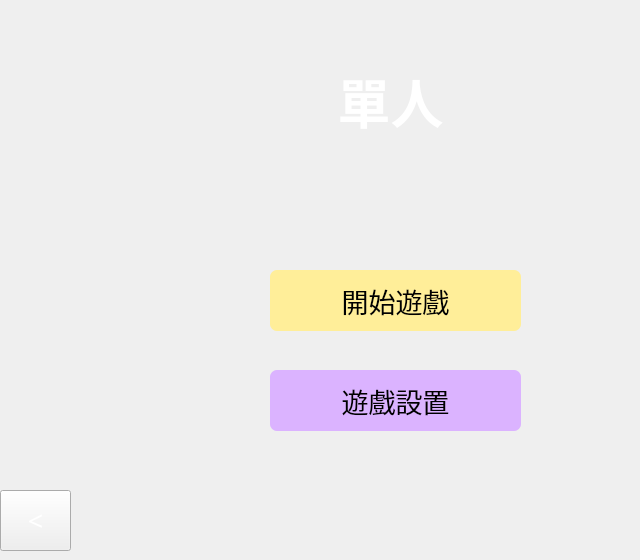
    <widget class="QWidget" name="page_single">
     <widget class="QLabel" name="title_single">
      <property name="geometry">
       <rect>
        <x>150</x>
        <y>60</y>
        <width>481</width>
        <height>81</height>
       </rect>
      </property>
      <property name="font">
       <font>
        <family>Microsoft JhengHei</family>
        <pointsize>40</pointsize>
        <weight>75</weight>
        <bold>true</bold>
        <underline>false</underline>
       </font>
      </property>
      <property name="styleSheet">
       <string notr="true">color: rgb(255, 255, 255);</string>
      </property>
      <property name="text">
       <string>單人</string>
      </property>
      <property name="alignment">
       <set>Qt::AlignCenter</set>
      </property>
     </widget>
     <widget class="QPushButton" name="button_start">
      <property name="geometry">
       <rect>
        <x>270</x>
        <y>270</y>
        <width>251</width>
        <height>61</height>
       </rect>
      </property>
      <property name="font">
       <font>
        <family>Microsoft JhengHei</family>
        <pointsize>20</pointsize>
       </font>
      </property>
      <property name="styleSheet">
       <string notr="true">background-color: rgb(255, 238, 153);
border-radius: 7px;</string>
      </property>
      <property name="text">
       <string>開始遊戲</string>
      </property>
     </widget>
     <widget class="QPushButton" name="button_settings">
      <property name="geometry">
       <rect>
        <x>270</x>
        <y>370</y>
        <width>251</width>
        <height>61</height>
       </rect>
      </property>
      <property name="font">
       <font>
        <family>Microsoft JhengHei</family>
        <pointsize>20</pointsize>
       </font>
      </property>
      <property name="styleSheet">
       <string notr="true">background-color: rgb(219, 179, 255);
border-radius: 7px;</string>
      </property>
      <property name="text">
       <string>遊戲設置</string>
      </property>
     </widget>
     <widget class="QPushButton" name="button_back_to_menu_in_single">
      <property name="geometry">
       <rect>
        <x>0</x>
        <y>490</y>
        <width>71</width>
        <height>61</height>
       </rect>
      </property>
      <property name="font">
       <font>
        <family>Microsoft JhengHei</family>
        <pointsize>20</pointsize>
       </font>
      </property>
      <property name="styleSheet">
       <string notr="true">color: rgb(255, 255, 255);</string>
      </property>
      <property name="text">
       <string>&lt;</string>
      </property>
     </widget>
    </widget>
